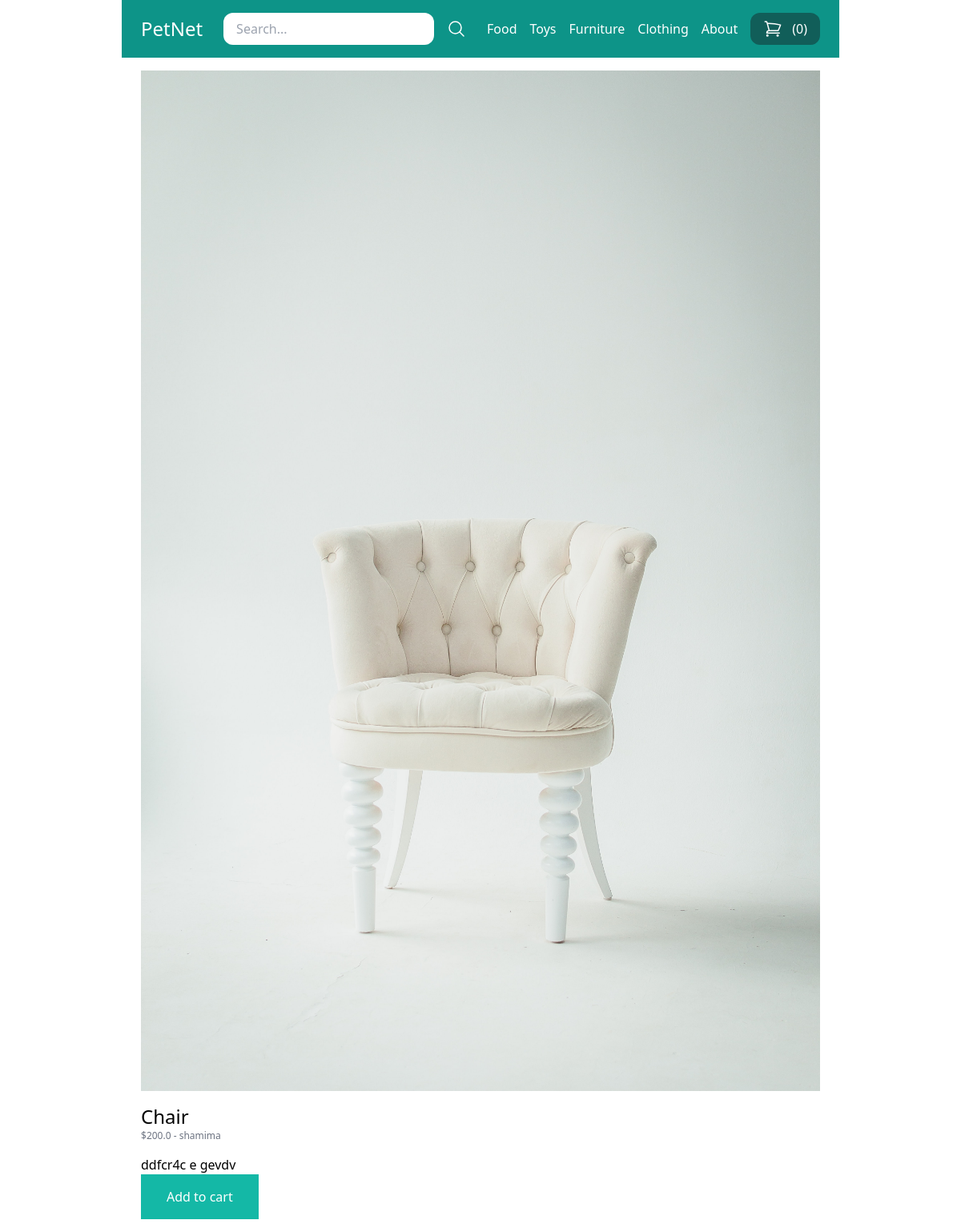
Before: /furniture/chair/ with the older database file.
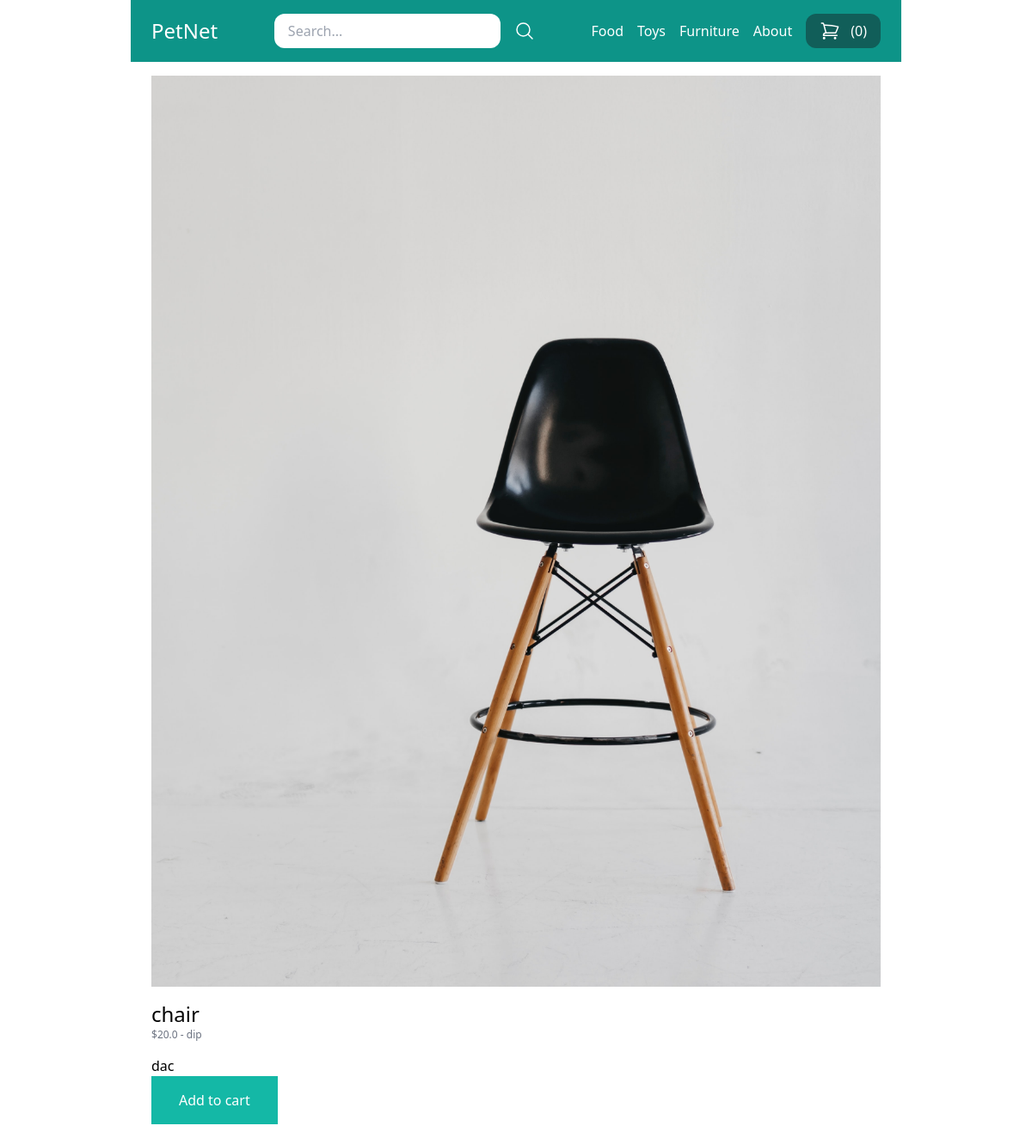
After: the same page with the newer database file.
### store/models.py (models this page shows, shortened)
class Category(models.Model):
    title = models.CharField(max_length=50)
    slug = models.SlugField(max_length=50)
    class Meta:
        verbose_name_plural = 'Categories'

class Product(models.Model):
    DRAFT = 'draft'
    WAITING_APPROVAL = 'waitingapproval'
    ACTIVE = 'active'
    DELETED = 'deleted'
    STATUS_CHOICES = (
        (DRAFT, 'Draft'),
        (WAITING_APPROVAL, 'Waiting approval'),
        (ACTIVE, 'Active'),
        (DELETED, 'Deleted'),
    )
    user = models.ForeignKey(User, related_name='products', on_delete=models.CASCADE)
    category = models.ForeignKey(Category, related_name='products', on_delete=models.CASCADE)
    title = models.CharField(max_length=50)
    slug = models.SlugField(max_length=50)
    description = models.TextField(blank=True)
    price = models.IntegerField()
    image = models.ImageField(upload_to='uploads/product_images', blank=True, null=True)
    thumbnail = models.ImageField(upload_to='uploads/product_images/thumbnail', blank=True, null=True)
    created_at = models.DateTimeField(auto_now_add=True)
    updated_at = models.DateTimeField(auto_now=True)
    status = models.CharField(max_length=50, choices=STATUS_CHOICES, default=ACTIVE)
    class Meta:
        ordering = ('-created_at',)
    def get_display_price(self):
        return self.price / 100

### store/views.py (the view)
# urls.py: path('<slug:category_slug>/<slug:slug>/', views.product_detail, name='product_detail'),
def product_detail(request, category_slug, slug):
    product = get_object_or_404(Product, slug=slug, status=Product.ACTIVE)
    return render(request, 'store/product_detail.html', {
        'product': product
    })

### store/cart.py (called while the page is built)
    def __len__(self):
        return sum(item['quantity'] for item in self.cart.values())

### store/context_processors.py (called while the page is built)
def cart(request):
    return {'cart': Cart(request)}

### store/templatetags/menu.py (called while the page is built)
@register.inclusion_tag('core/menu.html')
def menu():
    categories = Category.objects.all()
    return {'categories': categories}

### store/templates/store/product_detail.html (shortened to what this page needs)
{% extends 'core/base.html' %}
{% block content %}
    {% if product.image %}
    <div class="image mb-4">
        <img src="{{ product.image.url }}" alt="Image of {{ product.title }}">
    </div>
    {% endif %}
    <h1 class="text-2xl">{{ product.title }}</h1>
    <p class="text-xs text-gray-500">
        ${{ product.get_display_price }}
        -
        <a href="{% url 'vendor_detail' product.user.id %}">{% firstof product.user.get_full_name product.user.username %}</a>
    </p>
    {% if product.description %}
        <p class="mt-4">
            {{ product.description }}
        </p>
    {% endif %}
    <a href="{% url 'add_to_cart' product.id %}" class="inline-block px-8 py-4 bg-teal-500 text-white">Add to cart</a>
{% endblock %}

### core/templates/core/menu.html
{% for category in categories %}
    <a href="{% url 'category_detail' category.slug %}" class="text-white">{{ category.title }}</a>
{% endfor %}
<a href="{% url 'about' %}" class="text-white">About</a>

Changed rows visible on the page:
removed Category: title "Clothing"
no longer on this page (row edited): Product: image (picture), title "Chair", get_display_price "200.0", user.username "shamima", description "ddfcr4c e gevdv"
added Product: image (picture), title "chair", get_display_price "20.0", user.username "dip", description "dac"
